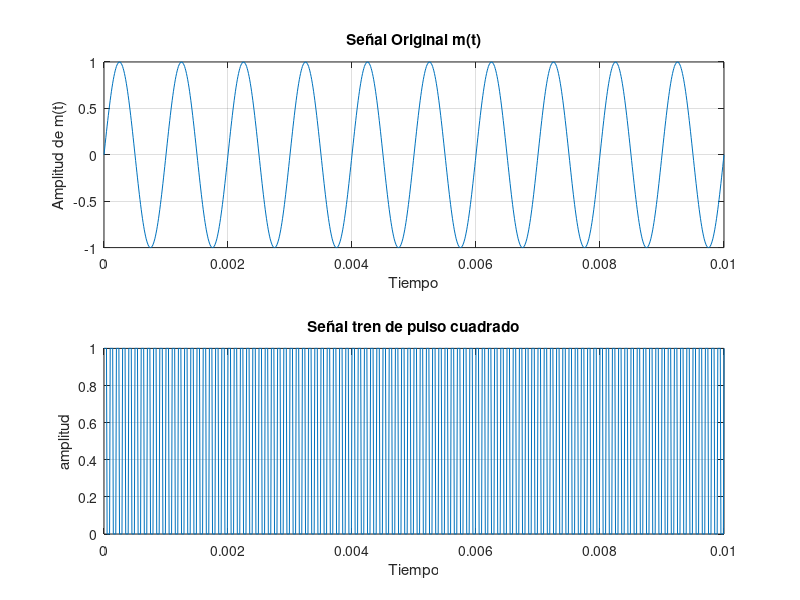

The MATLAB script that drew this image:
% Primera parte, osea punto 1 de la actividad previa

%primero definimos las variables solicitadas: 
    % - Frecuencia de 1000Hz
    % - La señal se llamara m(t)
    % - Amplitud A = 1
    % - La señal es sinusoidal
%ademas como se menciona matlab no puede generar señales analogas
%consideraremos que la señal tiene muestras cada 1/100000s (osea
% 10microsegundos)

fc = 1000 % frecuencia 
Ms = 1/100000 %muestras cada 10 microsegundos
t = 0:Ms:0.01%vector del tiempo de un segundo, tiempos mas peuqeños hace mejor la iamgen de la grafica
A = 1
m = A*sin(2*pi*fc*t)


Fs = 10000
Ts = 1/Fs

d = 0.5 %donde tau es el ancho del pulso
tau = d*Ts % lo puse mejor asi porque si no es medio webeo poner un tau manual, es mal facil poner el "d"

%creado esto podemos crear el tren de pulsos

p = (square(2*pi*Fs*t, 100*d) + 1)/2

subplot(2,1,1)
plot(t, m)
xlabel('Tiempo')
ylabel('Amplitud de m(t)')
title('Señal Original m(t)')
grid on

subplot(2,1,2)
plot(t, p)
xlabel('Tiempo')
ylabel('amplitud')
title('Señal tren de pulso cuadrado')
grid on
